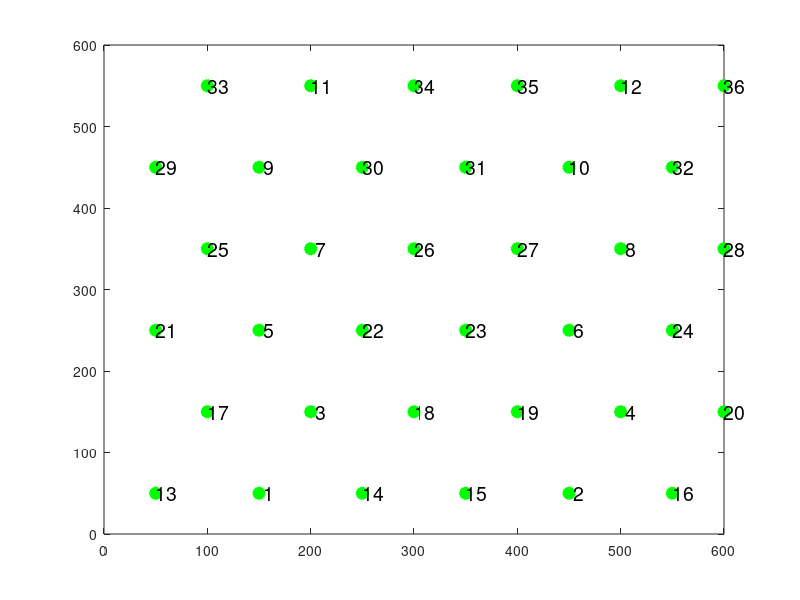

This chart was generated by the following MATLAB code: (Note: this script raises an error after producing the figure.)
%%% The continuum model of computing low flow regions in cerebral
%%% cortex. 

tic
%% Setting computation domain geometry

set(0, 'DefaultLineLineWidth', 2); % set the default line width to 2
L = 600; % box size
H = 300; % box height
Length = 300; % length of the vessels
Z1 = 0; % top and bottom positions of the computational domain
Z2 = H;
z1 = (H - Length)/2; % top and bottom positions for the vessels
z2 = z1 + Length;


delta_y = 1/50*Length; % spacing of points along the vessels
v = z1+delta_y : delta_y : z2; % location of points along the vessels

w = numel(v); % number of discretization points needed per vessel

% The available locations of penetrating vessel arrangments
X1 = [5; 25; 35; 55; 10; 30; 40; 60; 5; 25; 35; 55;  10; 30; 40; 60;  5; 25; 35; 55;  10; 30; 40; 60; ]/60*L;
Y1 =  [5; 5; 5; 5; 15; 15; 15; 15; 25; 25; 25; 25;  35; 35; 35; 35;  45; 45; 45; 45;  55; 55; 55; 55; ]/60*L;
X2 = [15; 45; 20; 50; 15; 45; 20; 50; 15; 45; 20; 50; ]/60*L;
Y2 = [5; 5; 15; 15; 25; 25; 35; 35; 45; 45; 55; 55;]/60*L;
XXX = [X2; X1];
YYY = [Y2; Y1;];
figure;
plot(XXX, YYY, 'g*', 'linewidth', 8)
text(XXX, YYY, num2str([1:36]'),'FontSize',14)
axis([0 L 0 L])
ax = gca;
ax.FontSize = 16;
title('available locations of penetrating vessels','FontSize',14)

% Specifying which penetrating vessels are arterioles and the rest are venules 
arteriole_index = [13, 14, 2, 16, 17, 3, 19, 4, 20, 21, 5, 23, 6, 7, 26, 27, 8, 29, 30, 31, 10, 32, ...
    33, 12]; % One random arrangement
% arteriole_index = [9 5 1 34 26 18 10 6 2 36 28 20]; % An ordered honeycomb arrangment 
venule_index = setdiff(1:36, arteriole_index);

Xaaa = XXX(arteriole_index);
Yaaa = YYY(arteriole_index);
Xv = XXX(venule_index);
Yv = YYY(venule_index);

figure;
plot(Xaaa, Yaaa, 'r*', 'linewidth', 8)
text(Xaaa, Yaaa, num2str([1:numel(Xaaa)]'),'FontSize',14)
hold on
plot(Xv, Yv, 'b*', 'linewidth', 8)
% text(Xv, Yv, num2str([1:12]'),'FontSize',14)
axis([0 L 0 L])
ax = gca;
ax.FontSize = 16;
title('the penetrating vessel arrangement','FontSize',14)


ww = size([Xv; Xaaa], 1); %ww is the number of art-ven
line_x = reshape(([Xv; Xaaa]*ones(1, w))', size([Xv; Xaaa]*ones(1, w),1)*size([Xv; Xaaa]*ones(1, w),2), 1);
line_y = reshape(([Yv; Yaaa]*ones(1, w))', size([Yv; Yaaa]*ones(1, w),1)*size([Yv; Yaaa]*ones(1, w),2), 1);
line_z = reshape((v'*ones(1, ww)), size(v'*ones(1, ww),1)*size(v'*ones(1, ww),2), 1);
line = zeros(size(line_x,1)*1, 3); % xyz coordinates of art-ven
line(:,1) = line_x;
line(:,2) = line_y;
line(:,3) = line_z;

% Plotting a 3D sketch of the computation domain geometry
wwv=  size([Xv], 1); %ww is the number of art-ven
line_xv = reshape((Xv*ones(1, w))', size(Xv*ones(1, w),1)*size(Xv*ones(1, w),2), 1);
line_yv = reshape((Yv*ones(1, w))', size(Yv*ones(1, w),1)*size(Yv*ones(1, w),2), 1);
line_zv = reshape((v'*ones(1, wwv)), size(v'*ones(1, wwv),1)*size(v'*ones(1, wwv),2), 1);
wwa=  size([Xaaa], 1); %ww is the number of art-ven
line_xa = reshape((Xaaa*ones(1, w))', size(Xaaa*ones(1, w),1)*size(Xaaa*ones(1, w),2), 1);
line_ya = reshape((Yaaa*ones(1, w))', size(Yaaa*ones(1, w),1)*size(Yaaa*ones(1, w),2), 1);
line_za = reshape((v'*ones(1, wwa)), size(v'*ones(1, wwa),1)*size(v'*ones(1, wwa),2), 1);
figure;
plot3(line_xv, line_yv, line_zv,'*')
hold on
plot3(line_xa, line_ya, line_za,'r*')
axis([0 L 0 L 0 H])
title('a 3D sketch of the computation domain geometry','FontSize',14)

%% GG0 is Green's function of every source evaluated at other source locations

tic
n = 0 : 1 : 50;
m = n;

k = 2*pi*n/L; % Fourier modes
j = 2*pi*m/L;

S = sqrt(k.^2 + j'.^2); % sum of squares of wave numbers


GG0 = zeros( size(line,1),  size(line,1)); % Greens function for all numerical points

for I = 1 : size(line,1) % loop over every discretization point
    
    z0 = line(I, 3); % z-coordinate of source at this point
    
    a = sinh((z0 - H)*S);
    b = sinh(z0*S);
    c = cosh((z0 -H)*S);
    d = cosh(z0*S);
    
    e = -(a - c./d.*b).*S;
    
    B = 1./e/L^2;
    A = B.*c./d;
        
    B(1,1) = 0;
    A(1,1) = 0;
    
    
    for V = 1 : I
        if line(I, 3) > line(V, 3)
            GG0(I, V) = sum(2*(cos(k*(line(V, 1)-line(I, 1)) + j'*(line(V, 2)-line(I, 2))) + cos(k*(line(V, 1)-line(I, 1)) - j'*(line(V, 2)-line(I, 2))) ).*A.*cosh(S*line(V, 3)), 'all');
        else
            GG0(I, V) = sum(2*(cos(k*(line(V, 1)-line(I, 1)) + j'*(line(V, 2)-line(I, 2))) + cos(k*(line(V, 1)-line(I, 1)) - j'*(line(V, 2)-line(I, 2))) ).*B.*cosh(S*(line(V, 3) - H)), 'all');
        end
    end
    
end

GG0 = GG0+GG0' - diag(diag(GG0));


%% G is the Green's function of every source evaluated throughout the domain

n = [0 : 1 : 100, -99 : 1 : -1];
m = n;

k = 2*pi*n/L; % Fourier modes
j = 2*pi*m/L;

S = sqrt(k.^2 + j'.^2); % sum of squares of wave numbers

zrange = linspace(0, H, 12);
f_hat = zeros(size(m,2),size(m,2),size(zrange, 2));
G_hat = cell(size(line,1),1);
G = G_hat;
for I = 1 : size(line, 1)
    
    z0 = line(I, 3);
    
    a = sinh((z0 - H)*S);
    b = sinh(z0*S);
    c = cosh((z0 - H)*S);
    d = cosh(z0*S);
    
    e = -(a - c./d.*b).*S;
    
    B = 1./e/L^2;
    A = B.*c./d;
    B(1,1) = 0;
    A(1,1) = 0;
    
    for V = 1 : size(zrange, 2)
        
        if line(I, 3) < zrange(V)
            f_hat(: ,: ,V) =  B.*cosh(S*(zrange(V) - H));
        else
            f_hat(: ,: ,V) = A.*cosh(S*zrange(V));
        end
        G_hat{I}(: ,: ,V) = exp(-1i*k*line(I, 1) - 1i*j'*line(I, 2)).*f_hat(: ,: ,V);
        
        G{I}(: ,: ,V)  = ifft2(G_hat{I}(: ,: ,V))*size(n,2)^2;
        
    end
    
end

%% Compute the pressure and flow of the domain providing boundary conditions: pressure on top of arterioles 100, venules 50.

for beta = 16 % which number vessel will change its conductance
    pressure = zeros(size(f_hat));
    
    Xa = Xaaa([1:end]);
    Ya = Yaaa([1:end]);
    
    ww = size(Xv, 1)  + size(Xa, 1);
    G0 = GG0(1:ww*w, 1:ww*w);
    Laplacian = diag(-2*ones(w, 1)) + diag(ones(w-1, 1), 1) + diag(ones(w-1, 1), -1);
    Laplacian(w, w) = -1;
    Laplaciancell = repmat({Laplacian}, ww, 1);
    Laplacian = blkdiag(Laplaciancell{:});
    
    K = 0.8; % "Conductivity" of capillary bed
    K1 = 9000; % conductivity of penetrating arteriole
    K2 = 9000; % conductivity of penetrating venule
    p1 = 100; % pressure on top of arterioles
    p2 = 50;% pressure on top of venules
    
    l = size(G0, 1);
    
    p0 = zeros(l, 1);
    i = 1 : w : size(Xv, 1)*w+1-w;
    p0(i) = p2;
    
    p0(size(Xv, 1)*w+1 : w : size([Xa; Xv], 1)*w+1-w) = p1;
    
    z = repmat(ones(w, 1), ww, 1);
    
    % Change the conductance of vessel beta
    Kappa = [K1*ones(size(Xv, 1)*w, 1);K2*ones(size(Xa, 1)*w, 1)];
    % if blocking vessel beta then Kappa((beta-1+size([Xv], 1))*w+1:(beta+size([Xv], 1))*w) = 0; if dilating vessle beta then Kappa((beta-1+size([Xv], 1))*w+1:(beta+size([Xv], 1))*w) = 10* Kappa((beta-1+size([Xv], 1))*w+1:(beta+size([Xv], 1))*w);
    
%     Blocking arteriole beta
%     Kappa((beta-1+size(Xv, 1))*w+1:(beta+size(Xv, 1))*w) = 0;  %10* Kappa((beta-1+size(Xv, 1))*w+1:(beta+size(Xv, 1))*w);

%     Blocking venule beta
%     Kappa((beta-1)*w+1:beta*w) = 0;  %10* Kappa((beta-1+size(Xv, 1))*w+1:(beta+size(Xv, 1))*w);
  
    A = diag(Kappa)/K/delta_y* G0 * Laplacian - diag(z);
    b = -  diag(Kappa)/K/delta_y* G0 * p0;
    
    A = [A, ones(size(A,1), 1)];
    A = [A; Kappa'.*ones(1, size(A,1))*Laplacian,0];
    
    b = [b; -sum(Kappa.*p0)];
    
    A(w:w:ww*w, :) = 0;
    for i = w:w:ww*w
        A(i, i) = 1;
        A(i, i-1) = -1;
    end
    b(w:w:ww*w) = 0;
    
    pp = A\b;
    p = pp(1:end-1);
    
    % alpha is the strength of sources and sinks
    alpha = diag(Kappa)*(Laplacian*p + p0)/delta_y^2;
    
    for I = 1 : l
        for V = 1 : size(zrange, 2)
            pressure(: ,: ,V) = pressure(: ,: ,V) + 1/K*G{I}(: ,:, V)*alpha(I)*delta_y;
        end
    end
    pressure =  real(pressure)  + pp(end); % pp(end) is the zero wavelenth solution; pressure is the pressure solution.
   
    % Take gradient of pressure to obtain flux field
    [fy,fx,fz] = gradient(pressure, L/(size(pressure,2)-1), L/(size(pressure,1)-1), L/(size(pressure,3)-1));
    fx1 = K*fx;
    fy1 = K*fy;
    fz = K*fz;
    for V = 1 : size(zrange, 2)
        fx(: ,: ,V) = fy1(: ,: ,V)';
        fy(: ,: ,V) = fx1(: ,: ,V)';
    end
    
    flux_magnitude = sqrt (fx.^2 + fy.^2 + fz.^2);
    
    % Calculate the ratio of low flow regions and median flow along depth
    for Z = 1:1:10
        flux_magnitude1 = flux_magnitude(:, :, Z);
        [a3, a4] = find(flux_magnitude1 < 0.4*median(flux_magnitude1,'all'));
        median_flux(Z) =median(flux_magnitude1,'all');
        AA = meshgrid(1:200,1:200);
        B = AA';
        aa = [AA(1:end)', B(1:end)'];
        a1 = aa(:,1);
        a2 = aa(:,2);
        bb = [a3, a4];
        i = find(ismember(aa,bb,'rows'));
        ii = setdiff(1:numel(a1), i);        
        bad_ratio(Z) = numel(a3)/40000; % evaluate the low flow region ratio along the depth.
    end
    
    flux_magnitude1 = flux_magnitude(:, :, 6);
    [a3, a4] = find(flux_magnitude1 < 0.4*median(flux_magnitude1,'all'));
    
    % Plot low flow ratios
    figure; scatter(a3/200*L, a4/200*L)
    axis off ;
    hold on
    plot(Xa, Ya, 'r*', 'linewidth', 8)
    text(Xaaa, Yaaa, num2str([1:numel(Xaaa)]'),'FontSize',14)
    hold on
    plot(Xv, Yv, 'b*', 'linewidth', 8)
    axis([0 L 0 L])
    axis equal
    title('Low flow regions','FontSize',14)
    
end


toc